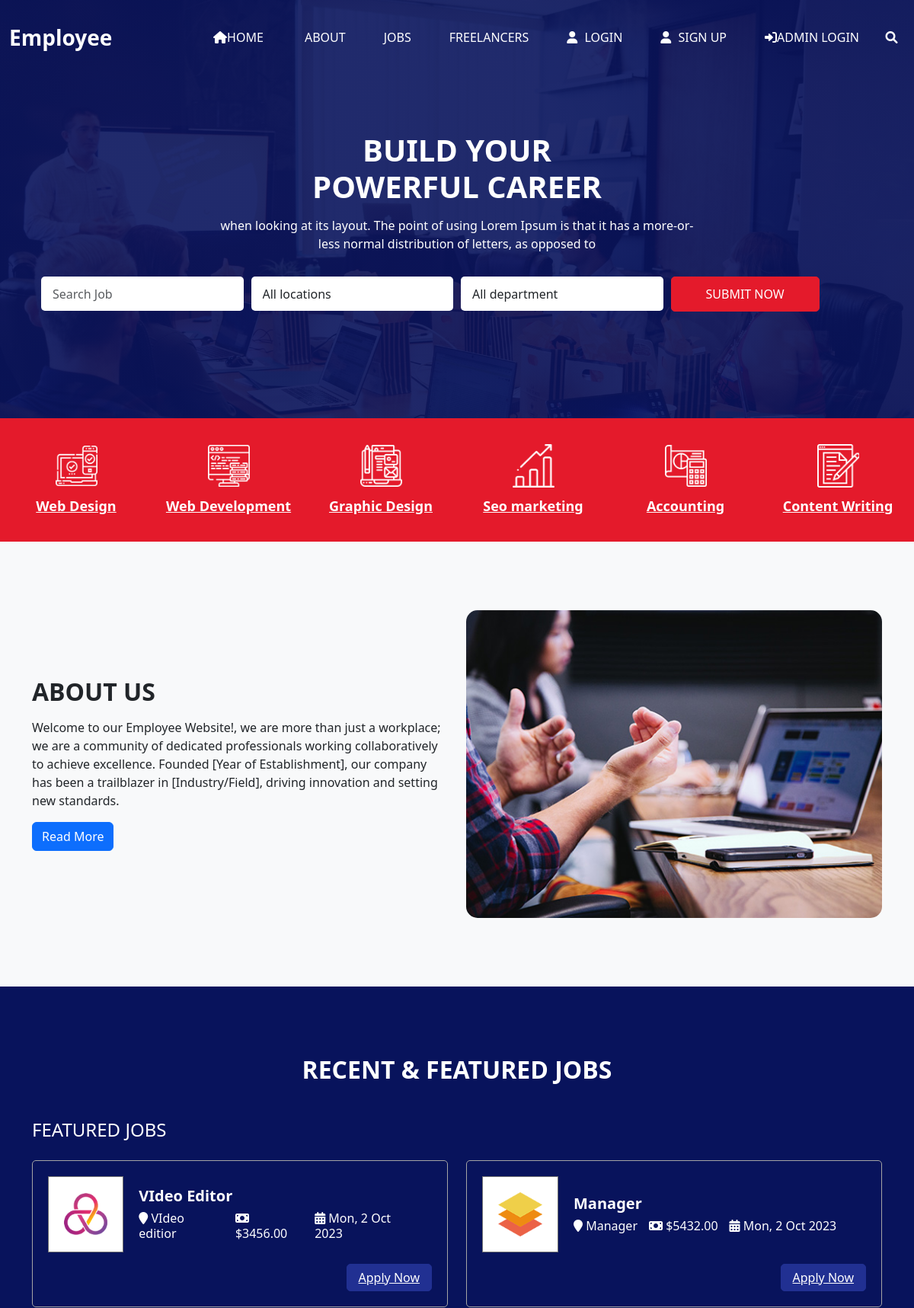
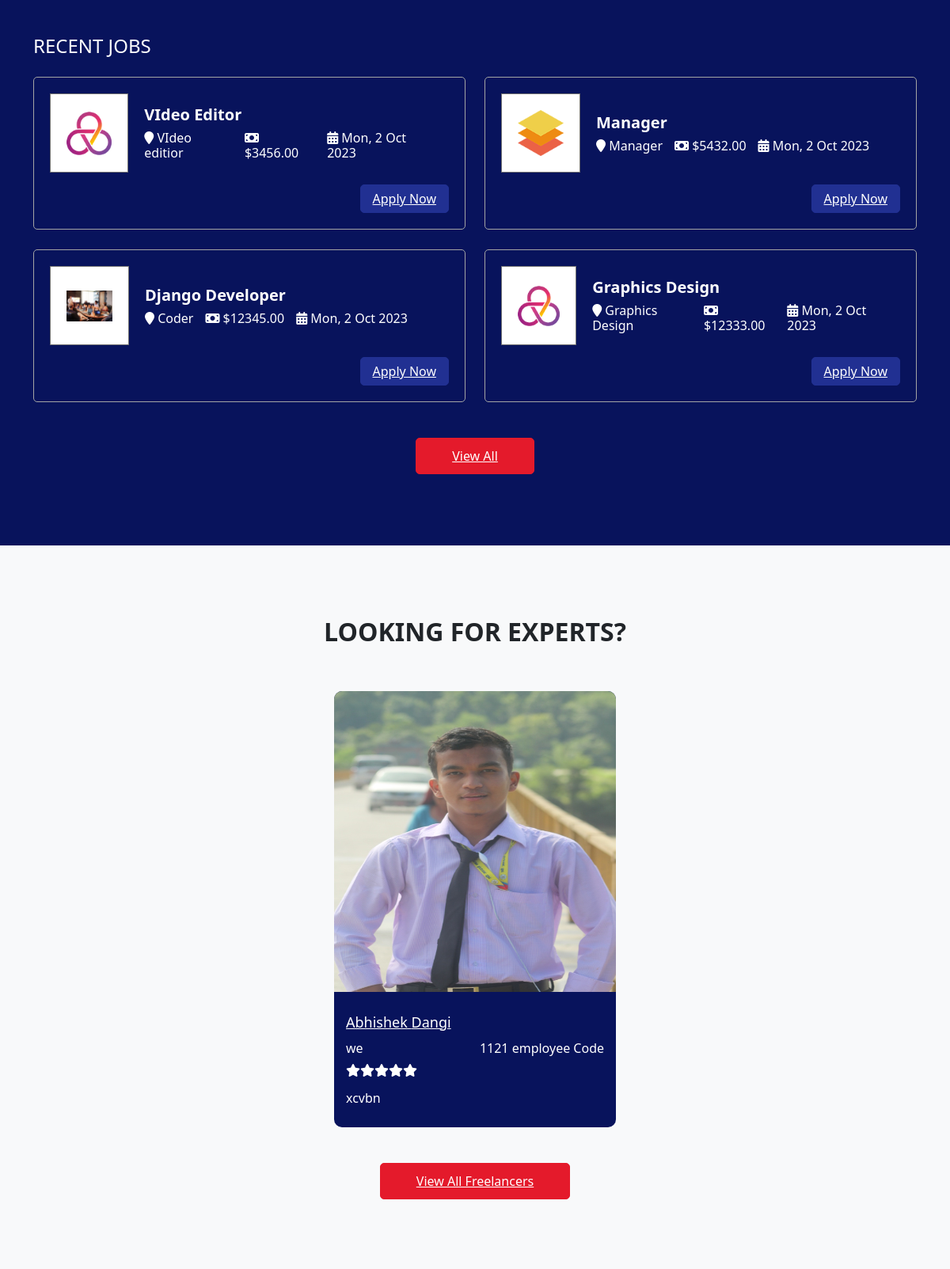
The page / (upper part) on the database its author committed (2 pictures, top to bottom).
### web_app/model.py (models this page shows, shortened)
class JobPosting(models.Model):
     STATUS_CHOICES = [
          ("active", "Active"),
          ("in_active", "Inactive"),
     ]
     title = models.CharField(max_length=200)
     company = models.CharField(max_length=100)
     feature_image = models.ImageField(upload_to="Job_post_images/%Y/%m/%d", blank=False)
     status = models.CharField(max_length=20, choices=STATUS_CHOICES, default="active")
     description = models.TextField()
     salary = models.DecimalField(max_digits=10, decimal_places=2)
     posted_at = models.DateTimeField(auto_now_add=True)
     views_count = models.PositiveBigIntegerField(default=0)
     category = models.ForeignKey(JobCategory, on_delete=models.CASCADE)
     location = models.ManyToManyField(JobLocation)

class JobCategory(models.Model):
     name = models.CharField(max_length=100)

### employee_app/models.py (models this page shows, shortened)
class EmployeeDetail(models.Model):
    GENDER_CHOICES = (
        ('M', 'Male'),
        ('F', 'Female'),
        ('O', 'Other'),
    )
    user = models.ForeignKey(User, on_delete=models.CASCADE)
    feature_image = models.ImageField(upload_to="EMP_images/%Y/%m/%d", blank=False)
    empcode = models.IntegerField(null=True)
    empdept = models.CharField(max_length=50, null=True)
    designation = models.CharField(max_length=100, null=True)
    contact = models.IntegerField(null=True)
    gender = models.CharField(max_length=1, choices=GENDER_CHOICES)
    join_date = models.DateField(null=True)

### web_app/views.py (the view)
# urls.py: path("", HomeView.as_view(), name="index"),
class HomeView(ListView):
    model = JobPosting,EmployeeDetail,JobLocation
    template_name = "index.html"
    context_object_name = "posts"
    queryset = JobPosting.objects.filter(
        posted_at__isnull=False, status="active"
    ).order_by("-posted_at")
    def get_context_data(self, **kwargs):
        context = super().get_context_data(**kwargs)
        context["recent_posts"] = JobPosting.objects.filter(
            posted_at__isnull=False, status="active"
        ).order_by("-posted_at")[:4]
        context["featured_posts"] = JobPosting.objects.filter(
            posted_at__isnull=False, status="active"
        ).order_by("-posted_at")[:2]
        context["freelancer_posts"] = EmployeeDetail.objects.filter(
        ).order_by("-join_date")[:3]
        context["locations"] = JobLocation.objects.all()
        context["department"] = JobPosting.objects.all()
        return context

### templates/index.html (shortened to what this page needs)
{% extends "base.html" %}
{% load static %}
{% block content %}
{% include 'header.html' %}
<main>
     {% include "home/silder_section.html" %}
     {% include "home/category_section.html" %}
     {% include "home/about_section.html" %}
     {% include "home/job_section.html" %}
     {% include "home/expert_section.html" %}
     {% include 'home/info_section.html' %}
{% endblock content %}

### templates/home/job_section.html
{% load static %}
<section class="job_section layout_padding">
  <div class="container">
    <div class="heading_container heading_center">
      <h2>
        RECENT & FEATURED JOBS
      </h2>
    </div>
    <div class="job_container">
      <h4 class="job_heading">
        Featured Jobs
      </h4>
      <div class="row">
        {% for featured_post in featured_posts %}
        <div class="col-lg-6">
          <div class="box">
            <div class="job_content-box">
              <div class="img-box">
                <img src="{{featured_post.feature_image.url}}" alt="{{ featured_post.title}}">
              </div>
              <div class="detail-box">
                <h5>
                  {{featured_post.title}}
                </h5>
                <div class="detail-info">
                  <h6>
                    <i class="fa fa-map-marker" aria-hidden="true"></i>
                    <span>
                      {{featured_post.category.name}}
                    </span>
                  </h6>
                  <h6>
                    <i class="fa fa-money" aria-hidden="true"></i>
                    <span>
                      ${{featured_post.salary}}
                    </span>
                  </h6>
                  <h6>
                    <i class="fa fa-calendar-alt"></i>
                    <span>{{featured_post.posted_at|date:" D, j M Y"}}
                    </span>
                  </h6>
                </div>
              </div>
            </div>
            <div class="option-box">
              <a href="{% url 'apply' %}" class="apply-btn">
                Apply Now
              </a>
            </div>
          </div>
        </div>
        {% endfor %}
      </div>
    </div>
    <div class="job_container">
      <h4 class="job_heading">
        Recent Jobs
      </h4>
      <div class="row">
        {% for recent_post in recent_posts %}
        <div class="col-lg-6">
          <div class="box">
            <div class="job_content-box">
              <div class="img-box">
                <img src="{{recent_post.feature_image.url}}" alt="{{ recent_post.title}}">
              </div>
              <div class="detail-box">
                <h5>
                  {{recent_post.title}}
                </h5>
                <div class="detail-info">
                  <h6>
                    <i class="fa fa-map-marker" aria-hidden="true"></i>
                    <span>
                      {{recent_post.category.name}}
                    </span>
                  </h6>
                  <h6>
                    <i class="fa fa-money" aria-hidden="true"></i>
                    <span>
                      ${{recent_post.salary}}
                    </span>
                  </h6>
                  <h6>
                    <i class="fa fa-calendar-alt"></i>
                    <span>{{recent_post.posted_at|date:" D, j M Y"}}
                    </span>
                  </h6>
                </div>
              </div>
            </div>
            <div class="option-box">
              <a href="{% url 'apply' %}" class="apply-btn">
                Apply Now
              </a>
            </div>
          </div>
        </div>
        {% endfor %}
      </div>
    </div>
    <div class="btn-box">
      <a href="">
        View All
      </a>
    </div>
  </div>
</section>

### templates/home/expert_section.html (shortened to what this page needs)
{% load static %}
 <section class="expert_section layout_padding bg-light">
  <div class="container">
    <div class="heading_container heading_center">
      <h2>
        LOOKING FOR EXPERTS?
      </h2>
    </div>
    <div class="row">
      {% for freelancer_post in freelancer_posts %}
      <div class="col-md-6 col-lg-4 mx-auto">
        <div class="box">
          <div class="img-box">
            <img src="{{freelancer_post.feature_image.url}}" alt="{{freelancer_post.title}}" height="380px">
          </div>
          <div class="detail-box">
            <a href="{% url 'freelancer' %}">
              {{freelancer_post.user.first_name}} {{freelancer_post.user.last_name}}
            </a>
            <h6 class="expert_position">
              <span>
                {{freelancer_post.empdept}}
              </span>
              <span>
                {{freelancer_post.empcode}} employee Code
              </span>
            </h6>
            <span class="expert_rating">
              <i class="fa fa-star" aria-hidden="true"></i>
              <i class="fa fa-star" aria-hidden="true"></i>
              <i class="fa fa-star" aria-hidden="true"></i>
              <i class="fa fa-star" aria-hidden="true"></i>
              <i class="fa fa-star" aria-hidden="true"></i>
            </span>
            <p>
              {{freelancer_post.designation}}
            </p>
          </div>
        </div>
      </div>
      {% endfor %}
    </div>
    <div class="btn-box">
      <a href="{% url 'expert_all' %}">
        View All Freelancers
      </a>
    </div>
  </div>
</section>

### static/jobs/css/responsive.css (style rules this page uses)
@media (max-width: 1200px) { .job_section .box .option-box { display: -webkit-box; display: -ms-flexbox; display: flex; margin-left: auto; margin-top: 15px; } }

### rows shown on the page
JobPosting: feature_image (picture), title "VIdeo Editor", category.name "VIdeo editior", salary "3456.00", posted_at "Mon, 2 Oct 2023"
JobPosting: feature_image (picture), title "Manager", category.name "Manager", salary "5432.00", posted_at "Mon, 2 Oct 2023"
JobPosting: feature_image (picture), title "Django Developer", category.name "Coder", salary "12345.00", posted_at "Mon, 2 Oct 2023"
JobPosting: feature_image (picture), title "Graphics Design", category.name "Graphics Design", salary "12333.00", posted_at "Mon, 2 Oct 2023"
EmployeeDetail: feature_image (picture), user.first_name "Abhishek", user.last_name "Dangi", empdept "we", empcode "1121", designation "xcvbn"
